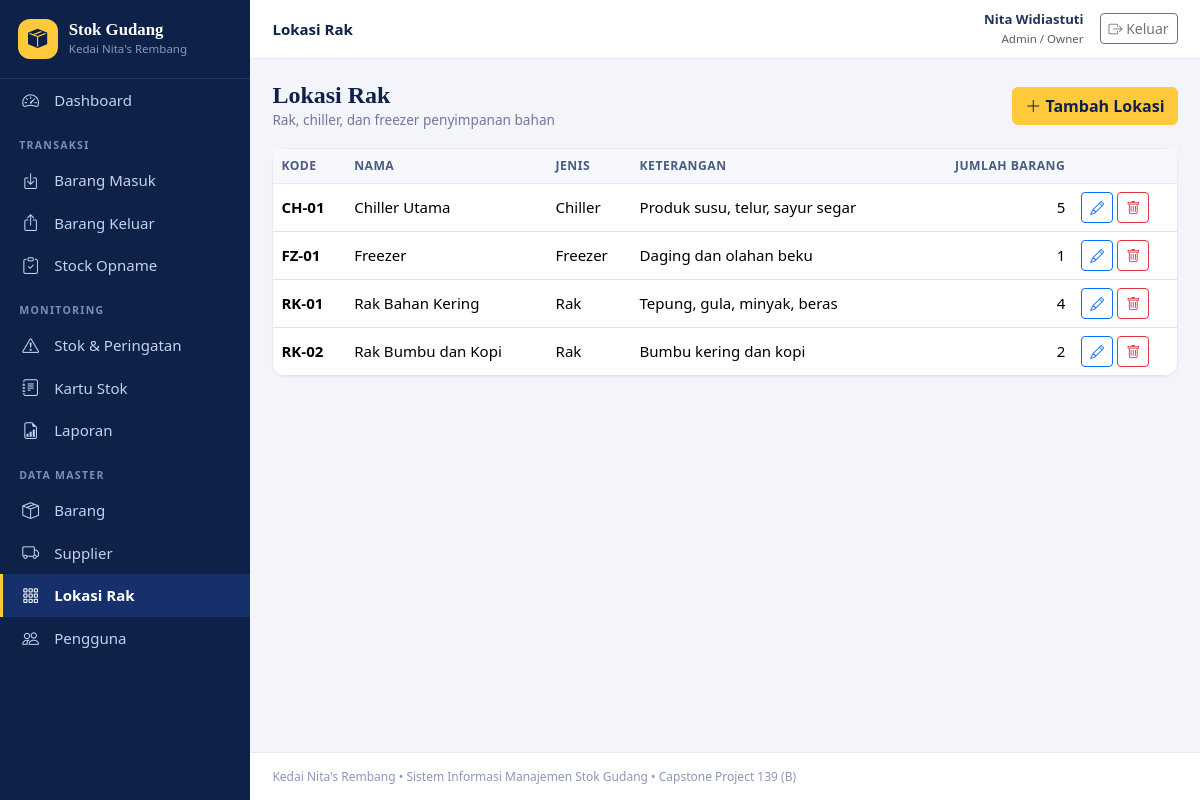
/rak.php (signed in), run on the app's committed database.
### tables this page shows
CREATE TABLE lokasi_rak (
  id_rak INT UNSIGNED NOT NULL AUTO_INCREMENT,
  kode_rak VARCHAR(20) NOT NULL,
  nama_rak VARCHAR(100) NOT NULL,
  jenis VARCHAR(30) DEFAULT NULL,
  keterangan VARCHAR(255) DEFAULT NULL,
  PRIMARY KEY (id_rak),
  UNIQUE KEY uq_rak_kode (kode_rak)
);

### auth.php (called while the page is built, shortened)
<?php
require_once __DIR__ . '/db.php';
require_once __DIR__ . '/helpers.php';
function user()
{
    return isset($_SESSION['user']) ? $_SESSION['user'] : null;
}
function is_admin(): bool
{
    $u = user();
    return $u !== null && $u['peran'] === 'admin';
}

### db.php (called while the page is built, shortened)
<?php
function db(): PDO
{
    static $pdo = null;
    if ($pdo === null) {
        try {
            $pdo = new PDO(
                'mysql:host=' . DB_HOST . ';dbname=' . DB_NAME . ';charset=utf8mb4',
                DB_USER,
                DB_PASS,
                [
                    PDO::ATTR_ERRMODE => PDO::ERRMODE_EXCEPTION,
                    PDO::ATTR_DEFAULT_FETCH_MODE => PDO::FETCH_ASSOC,
                    PDO::ATTR_EMULATE_PREPARES => false,
                ]
            );
        } catch (PDOException $ex) {
            http_response_code(500);
            echo '<h3>Koneksi database gagal</h3><p>Periksa pengaturan DB_HOST, DB_NAME, DB_USER, DB_PASS pada <code>config.php</code>.</p>';
            if (DEBUG) {
                echo '<pre>' . htmlspecialchars($ex->getMessage()) . '</pre>';
            }
            exit;
        }
    }
    return $pdo;
}
function q(string $sql, array $params = []): PDOStatement
{
    $st = db()->prepare($sql);
    $st->execute($params);
    return $st;
}
function rows(string $sql, array $params = []): array
{
    return q($sql, $params)->fetchAll();
}

### helpers.php (called while the page is built, shortened)
<?php
function e($v): string
{
    return htmlspecialchars((string)$v, ENT_QUOTES | ENT_SUBSTITUTE, 'UTF-8');
}

### rak.php (the view, shortened to what this page needs)
<?php
require_once __DIR__ . '/includes/auth.php';
$errors = [];
$showForm = false;
$list = $showForm ? [] : rows('SELECT r.*, (SELECT COUNT(*) FROM barang b WHERE b.id_rak = r.id_rak) AS jml FROM lokasi_rak r ORDER BY r.kode_rak');
require __DIR__ . '/includes/header.php';
?>
<div class="page-head">
    <div><h1>Lokasi Rak</h1><div class="sub">Rak, chiller, dan freezer penyimpanan bahan</div></div>
    <?php if (!$showForm && is_admin()): ?><a href="rak.php?new=1" class="btn btn-gold"><i class="bi bi-plus-lg"></i> Tambah Lokasi</a><?php endif; ?>
</div>
<?php if ($showForm): ?>
<div class="card" style="max-width:640px">
    <div class="card-header"><?= $f['id'] ? 'Ubah lokasi' : 'Lokasi baru' ?></div>
    <div class="card-body">
        <?php foreach ($errors as $er): ?><div class="alert alert-danger py-2"><?= e($er) ?></div><?php endforeach; ?>
        <form method="post" class="row g-3">
            <?= csrf_field() ?><input type="hidden" name="action" value="save"><input type="hidden" name="id" value="<?= (int)$f['id'] ?>">
            <div class="col-md-4"><label class="form-label">Kode *</label><input class="form-control" name="kode_rak" maxlength="20" value="<?= e($f['kode_rak']) ?>" required></div>
            <div class="col-md-8"><label class="form-label">Nama *</label><input class="form-control" name="nama_rak" maxlength="100" value="<?= e($f['nama_rak']) ?>" required></div>
            <div class="col-md-6"><label class="form-label">Jenis</label>
                <select class="form-select" name="jenis"><?php foreach (['Rak', 'Chiller', 'Freezer', 'Gudang kering', 'Lainnya'] as $j): ?><option <?= $f['jenis'] === $j ? 'selected' : '' ?>><?= e($j) ?></option><?php endforeach; ?></select></div>
            <div class="col-12"><label class="form-label">Keterangan</label><input class="form-control" name="keterangan" maxlength="255" value="<?= e($f['keterangan']) ?>"></div>
            <div class="col-12 d-flex gap-2"><button class="btn btn-gold" type="submit">Simpan</button><a href="rak.php" class="btn btn-outline-secondary">Batal</a></div>
        </form>
    </div>
</div>
<?php else: ?>
<div class="card">
    <div class="table-responsive">
        <table class="table table-hover mb-0">
            <thead><tr><th>Kode</th><th>Nama</th><th>Jenis</th><th>Keterangan</th><th class="text-end">Jumlah barang</th><?php if (is_admin()): ?><th class="no-print"></th><?php endif; ?></tr></thead>
            <tbody>
            <?php foreach ($list as $r): ?>
                <tr>
                    <td><strong><?= e($r['kode_rak']) ?></strong></td><td><?= e($r['nama_rak']) ?></td><td><?= e($r['jenis']) ?></td><td><?= e($r['keterangan']) ?></td>
                    <td class="text-end"><?= (int)$r['jml'] ?></td>
                    <?php if (is_admin()): ?>
                    <td class="text-nowrap no-print">
                        <a class="btn btn-sm btn-outline-primary" href="rak.php?edit=<?= (int)$r['id_rak'] ?>"><i class="bi bi-pencil"></i></a>
                        <form method="post" class="d-inline" data-confirm="Hapus lokasi ini?"><button class="btn btn-sm btn-outline-danger"><i class="bi bi-trash"></i></button></form>
                    </td>
                    <?php endif; ?>
                </tr>
            <?php endforeach; ?>
            </tbody>
        </table>
    </div>
</div>
<?php endif; ?>
<?php require __DIR__ . '/includes/footer.php'; ?>

### style.css (style rules this page uses)
:root { --navy:#0E2148;--navy2:#16306B;--gold:#FFC93C;--ink:#3B4D78;--bg:#F3F5FA;--line:#E6EAF4 }
* { box-sizing:border-box }
body { background:var(--bg);color:#25345c;font-family:system-ui,-apple-system,"Segoe UI",Roboto,Helvetica,Arial,sans-serif;font-size:.94rem }
h1,h2,h3,.brand-name,.page-head h1 { font-family:Cambria,Georgia,"Times New Roman",serif }
.page-head { display:flex;flex-wrap:wrap;gap:.8rem;align-items:center;justify-content:space-between;margin-bottom:1.1rem }
.page-head h1 { font-size:1.5rem;margin:0;color:var(--navy);font-weight:700 }
.page-head .sub { color:#6b7a9e;font-size:.85rem }
.card { border:1px solid var(--line);border-radius:14px;box-shadow:0 1px 2px rgba(14,33,72,.04) }
.btn-gold { background:var(--gold);border-color:var(--gold);color:var(--navy);font-weight:700 }
.table thead th { background:#F6F8FC;color:#4b5b85;font-size:.76rem;text-transform:uppercase;letter-spacing:.04em;border-bottom:1px solid var(--line);white-space:nowrap }
.table td { vertical-align:middle }
.table-responsive { border-radius:0 0 14px 14px }

### data on the page
lokasi_rak: kode_rak "CH-01", nama_rak "Chiller Utama", jenis "Chiller", keterangan "Produk susu, telur, sayur segar", jml "5"
lokasi_rak: kode_rak "FZ-01", nama_rak "Freezer", jenis "Freezer", keterangan "Daging dan olahan beku", jml "1"
lokasi_rak: kode_rak "RK-01", nama_rak "Rak Bahan Kering", jenis "Rak", keterangan "Tepung, gula, minyak, beras", jml "4"
lokasi_rak: kode_rak "RK-02", nama_rak "Rak Bumbu dan Kopi", jenis "Rak", keterangan "Bumbu kering dan kopi", jml "2"

### other printed values
$m[0] "Dashboard"
$m[1] "TRANSAKSI"
$m[0] "Barang Masuk"
$m[0] "Barang Keluar"
$m[0] "Stock Opname"
$m[1] "MONITORING"
$m[0] "Stok & Peringatan"
$m[0] "Kartu Stok"
$m[0] "Laporan"
$m[1] "DATA MASTER"
$m[0] "Barang"
$m[0] "Supplier"
$m[0] "Lokasi Rak"
$m[0] "Pengguna"
$page_title "Lokasi Rak"
